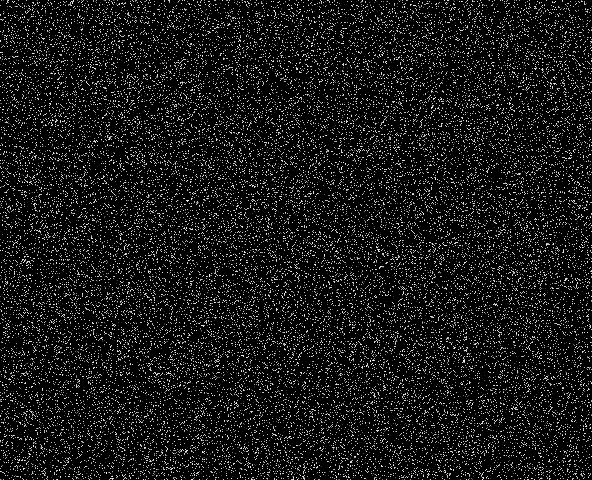
#> input picture mit-coding-challenge/MIT_DATA/mystery_number_scrambled.jpg, 592 x 480 px
$ jupyter execute --allow-errors MIT_Coding_Challenge.ipynb
#> lines starting #> are read from the running program, lines starting #| are printed output that depends on the picture
The following is a CSV file containing a list of of 137 points along the perimeter of a circle. The (x,y) positions of the points are rounded to 2 decimal places. All points are listed in clockwise order except one. The CSV file contains 3 columns: point_id, point_x, point_y. What is the point_id of the one point that is not listed clockwise?

[cell 1]
import pandas as pd
import numpy as np
from matplotlib import pyplot as plt
#> (the rest of this cell did not finish here and is left out)

#> (a cell that did not finish here is left out)

#> (a cell that did not finish here is left out)

The following link has a scrambled image Y of a grayscale image X. Image X has a number. Here are some facts:

1. Image X was scrambled in Python 2.7 using the Mersenne Twister random number generator seeded with the number 2.

2. We used the numpy flatten() function to flatten the 2D image into a 1D array.

3. We used the random.shuffle(...) function (not the numpy one) to shuffle a list of numbers [0, 1, 2, …, n-1] where n is the number of pixels in image X.

4. The shuffled list was used to assign the pixels in the scrambled image like Y[i] = X[shuffled[i]] for all i in [0, 1, 2, …, n-1].

5. Tell us, what's the number in image X? If the unscrambled image is noisy, don't worry about it, as long as you can see the number.

[cell 4]
# %matplotlib inline
from matplotlib import pyplot as plt
import cv2
import numpy as np
from os import walk
import os

[cell 5]
import random

def im_get(imp1):
#> called with imp1 = 'MIT_DATA/mystery_number_scrambled.jpg'
    image1 = cv2.imread(imp1,0)
#> image1 is the input picture: shape (480, 592); min 0, max 247, mean 24.4
    return image1

image1 = im_get("MIT_DATA/mystery_number_scrambled.jpg")
plt.imshow(image1)
plt.show()

scrambled = im_get("MIT_DATA/mystery_number_scrambled.jpg")

m,n = scrambled.shape[:]
#> m = 480; n = 592
print(m,n)
#| 480 592
s = scrambled.flatten().copy()
random.seed(2)

saved=[]
for i in reversed(range(1, len(s))):
    # pick an element in x[:i+1] with which to exchange x[i]
    j = int(random.random() * (i+1))
    saved.append(j)
#> this loop made 284159 passes
#> (i, j) on passes 1 to 3: (284159, 271666), (284158, 269333), (284157, 16069)
#> after the loop, saved = 284159 items

for j,i in zip(reversed(saved),range(1,len(s))):
    y = s[j]
    z = s[i]
    s[i]=y
    s[j]=z
#> this loop made 284159 passes
#> (j, y, z) on passes 2 to 4: (0, 160, 13), (1, 0, 89), (0, 13, 1)

img = s.reshape((m,n))
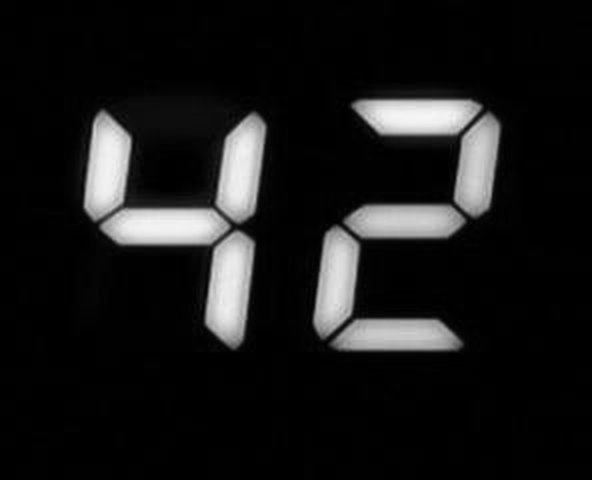
#> img: shape (480, 592); min 0, max 247, mean 24.4
plt.imshow(img)
plt.show()

from sklearn.decomposition import PCA as sklearnPCA
sklearn_pca = sklearnPCA(n_components=4)
Y_train = sklearn_pca.fit_transform(image1.T)
#> Y_train = 592 rows, first 6: [26.53, 16.97, 41.54, -5.64], [-94.17, 88.18, 17.95, -44.23], [34.62, 102.3, -86.39, -15.49], [-178.3, 71.54, 111.5, -11.61], [3.16, -50.88, 373, 77.06], [-40.66, -33.61, 85.01, 24.32]
X_train = sklearn_pca.fit_transform(image1)
#> X_train = 480 rows, first 6: [-134.3, 50.29, 18.35, 119.6], [-95.22, 100.2, 179.4, 0.397], [-38.56, -163, -156.7, -40.36], [55.53, -31.86, -32.3, 23.3], [-12.81, 97.87, -156.8, -173.5], [-69.13, 78.4, -165.5, -121]

plt.imshow(X_train[:,0:4].dot(Y_train[:,0:4].T))
plt.show()
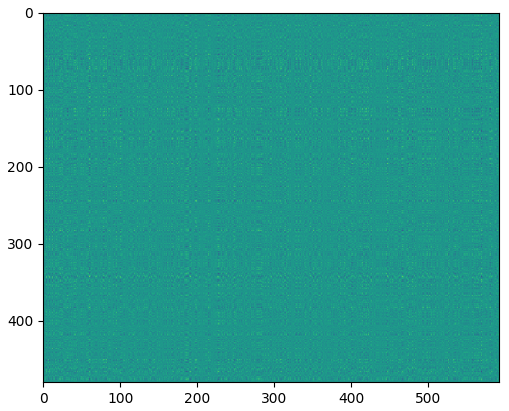
#> figure drawn by matplotlib, 1 panel
